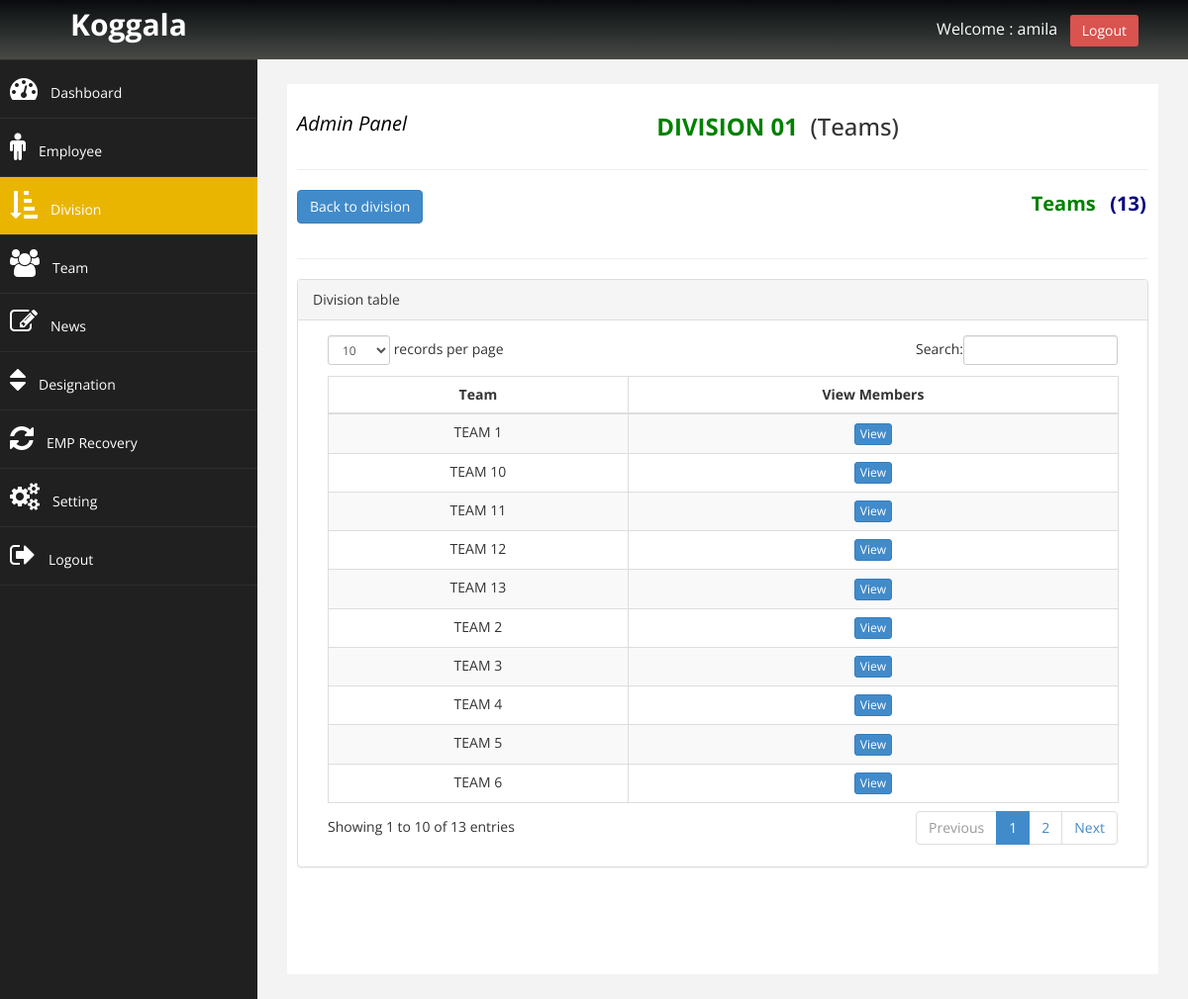
Screenshot of /admin/devision_to_team.php?dev_id=2 (signed in) with the database file from the repository.
### tables this page shows
CREATE TABLE `devision` (
  `dev_id` int(11) NOT NULL,
  `active_id` int(11) NOT NULL,
  `dev_name` varchar(200) NOT NULL
);

CREATE TABLE `team` (
  `team_id` int(11) NOT NULL,
  `active_id` int(11) NOT NULL,
  `team_name` varchar(50) NOT NULL,
  `dev_id1` int(11) NOT NULL,
  `dev_id2` int(11) NOT NULL
);

### admin/devision_to_team.php (the view, shortened to what this page needs)
<?php
$con = new mysqli(DB_HOSTNAME,DB_USERNAME, DB_PASSWORD,DB_NAME);
if(!isset($_SESSION['adminSession'])){
        echo "<script type='text/javascript'>window.location.href = '../login.php';</script>";
}else{
?>
<!DOCTYPE html>
<html>
<head>
    <link href="../assets/css/bootstrap.css" rel="stylesheet" />
    <link href="../assets/css/font-awesome.css" rel="stylesheet" />
    <link href="../assets/js/morris/morris-0.4.3.min.css" rel="stylesheet" />
    <link href="../assets/css/custom.css" rel="stylesheet" />
    <link href="../assets/js/dataTables/dataTables.bootstrap.css" rel="stylesheet" />
</head>
<body>
	<div id="wrapper">
		<nav class="navbar navbar-default navbar-cls-top" role="navigation" style="margin-bottom: 0">
			<div class="navbar-header">
				<a href="#" class="navbar-brand ">Koggala</a>
			</div>
                <div id="navbar-right">Welcome : <?php echo $_SESSION['adminSession'];?> &nbsp; <a href="logout.php" class="btn btn-danger square-btn-adjust">Logout</a>
                </div>
		</nav>
        <nav class="navbar-default navbar-side" role="navigation">
            <div class="sidebar-collapse">
                <ul class="nav" id="main-menu">
                    <li>
                        <a href="index.php"><i class="fa fa-dashboard fa-2x"></i>Dashboard</a>
                    </li>
                    <li>
                        <a href="manage_employee.php"><i class="fa fa-male fa-2x"></i>Employee</a>
                    </li>
                    <li>
                        <a href="devision_manage.php" class="active-menu"><i class="fa fa-sort-amount-asc fa-2x"></i>Division</a>
                    </li>
                    <li>
                        <a href="team_manage.php"><i class="fa fa-users fa-2x"></i>Team</a>
                    </li>
                     <li>
                        <a href="news_manage.php"><i class="fa fa-edit fa-2x"></i>News</a>
                    </li>
                    <li>
                        <a href="position_manage.php"><i class="fa fa-sort fa-2x"></i>Designation</a>
                    </li>
                    <li>
                        <a href="emp_Recovery.php"><i class="fa fa-refresh fa-2x"></i>EMP Recovery</a>
                    </li>
                    <li>
                        <a href="setting.php"><i class="fa fa-cogs fa-2x"></i>Setting</a>
                    </li>
                    <li>
                        <a href="logout.php"><i class="fa fa-sign-out fa-2x"></i>Logout</a>
                    </li>
                </ul>
            </div>
        </nav>
          <?php
                if (isset($_GET['dev_id'])) {
                    $devId=$_GET['dev_id'];
                  $sqlSelect = "SELECT * FROM team where `dev_id1` = $devId OR `dev_id2` = $devId ";
                  $sqlQuery  = mysqli_query($con, $sqlSelect);
                  $numOfRow  = mysqli_num_rows($sqlQuery);
                   $divSQL    = "SELECT * FROM `devision` WHERE `dev_id` = $devId";
                   $divQuery  = mysqli_query($con, $divSQL);
                   $divRow    = mysqli_fetch_assoc($divQuery);
                   $divNa     = $divRow['dev_name'];
          ?>
        <div id="page-wrapper">
            <div id="page-inner">
                <div class="row">
                   <div class="col-md-12 col-lg-12 text-center">
                     <h3>
                      <small style="color:black; float:left; font-size:20px;"><i>Admin Panel</i></small>
                      <strong style="color:green"><?php echo $divNa;?></strong>&nbsp;&nbsp;(Teams)
                    </h3>
                  </div>
                </div>
                <hr/>
                <div class="row">
                    <div class="col-md-2">
                        <div class="form-group">
                              <a href="devision_manage.php" class="btn btn-primary">Back to division</a>
                        </div>
                    </div>
                    <div class="col-md-2 col-md-offset-8">
                       <div class="form-group">
                           <label>
                                <strong style="color:green;font-size:20px;">Teams</strong> &nbsp;&nbsp;
                                <strong style="color:navy;font-size:20px;">(<?php echo $numOfRow;  ?>)</strong>
                           </label>
                       </div>
                    </div>
                </div>
                <hr/>
                <div class="panel panel-default">
                  <div class="panel-heading">
                      Division table
                  </div>
                  <div class="panel-body">
                    <div class=" col-md-12 table-responsive" style="overflow-x:auto;">
                     <table class="table-bordered table table-striped table-hover" id="dataTables-example">
                      <thead>
                          <tr>
                            <th  class="text-center">Team</th>
                            <th  class="text-center">View Members</th>
                          </tr>
                    </thead>
                    <tbody id="myTable">
                          <?php
                              if($numOfRow > 0)
                              {
                              while($row = mysqli_fetch_assoc($sqlQuery)){
                                 $team_id       = $row['team_id'];
                                 $team_name     = $row['team_name'];
                          ?>
                                <tr>
                                  <td class="text-center"><?php echo $team_name; ?></td>
                                  <td class="text-center"><a href="devision_to_team_members.php?team_id=<?php echo $team_id; ?>" class="btn btn-primary btn-xs">View</a></td>
                                </tr>
                          <?php
                              }
                                }
                              }
                          ?>
                          </tbody>
                        </table>
                      </div>
                    </div>
                  </div>
                </div>
              </div>
            </div>
</body>
</html>
<?php
}
?>

### assets/css/custom.css (style rules this page uses)
body { font-family: 'Open Sans', sans-serif; }
#wrapper { width: 100%; background: #202020; }
#page-wrapper { padding: 15px 15px; min-height: 500px; background: #F3F3F3; }
#page-inner { width: 100%; margin: 10px 20px 10px 0px; background-color:#fff!important; padding: 10px; min-height: 900px; }
.text-center { text-align: center; }
.navbar-cls-top .navbar-brand { color: #fff; width: 260px; text-align: center; height: 60px; font-size: 30px; font-weight: 700px; font-weight: bold; }
#navbar-right { color: white; float: right; padding: 15px 50px 5px 50px; font-size: 16px; }
.square-btn-adjust { border: 0px solid transparent; -webkit-border-radius: 0px; -moz-border-radius: 0px; border-radius: 3px; }
.active-menu { background-color: #EAB500!important; }
.sidebar-collapse, .sidebar-collapse .nav { background: none; }
.sidebar-collapse .nav { padding: 0px; }
.sidebar-collapse .nav > li > a { color: #fff; background: #202020; text-shadow: none; padding: 15px 10px; }
.sidebar-collapse .nav > li { border-bottom: 1px solid rgba(107, 108, 109, 0.19); }
.navbar-side { border:none; background-color: #202020; }
.nav > li > a >i { margin-right: 13px; }
.navbar-cls-top { background: linear-gradient(to bottom, #080a0d, #191c1d, #262b2a, #373a38, #494a46); border-bottom:none; }
.navbar-default { border: 0px solid black; }
@media (min-width: 768px) { #page-wrapper { margin: 0 0 0 260px; padding: 15px 30px; min-height: 900px; } }
@media (min-width: 768px) { .navbar-side { width: 260px; position: absolute; z-index: 1; } }
@media (min-width: 768px) { .navbar { border-radius: 0px; } }

### rows the page displays
devision: dev_name "DIVISION 01"
team: team_name "TEAM 1"
team: team_name "TEAM 2"
team: team_name "TEAM 3"
team: team_name "TEAM 4"
team: team_name "TEAM 5"
team: team_name "TEAM 6"
team: team_name "TEAM 10"
team: team_name "TEAM 11"
team: team_name "TEAM 12"
team: team_name "TEAM 13"

### other values shown
$_SESSION['adminSession'] "amila"
$numOfRow "13"
